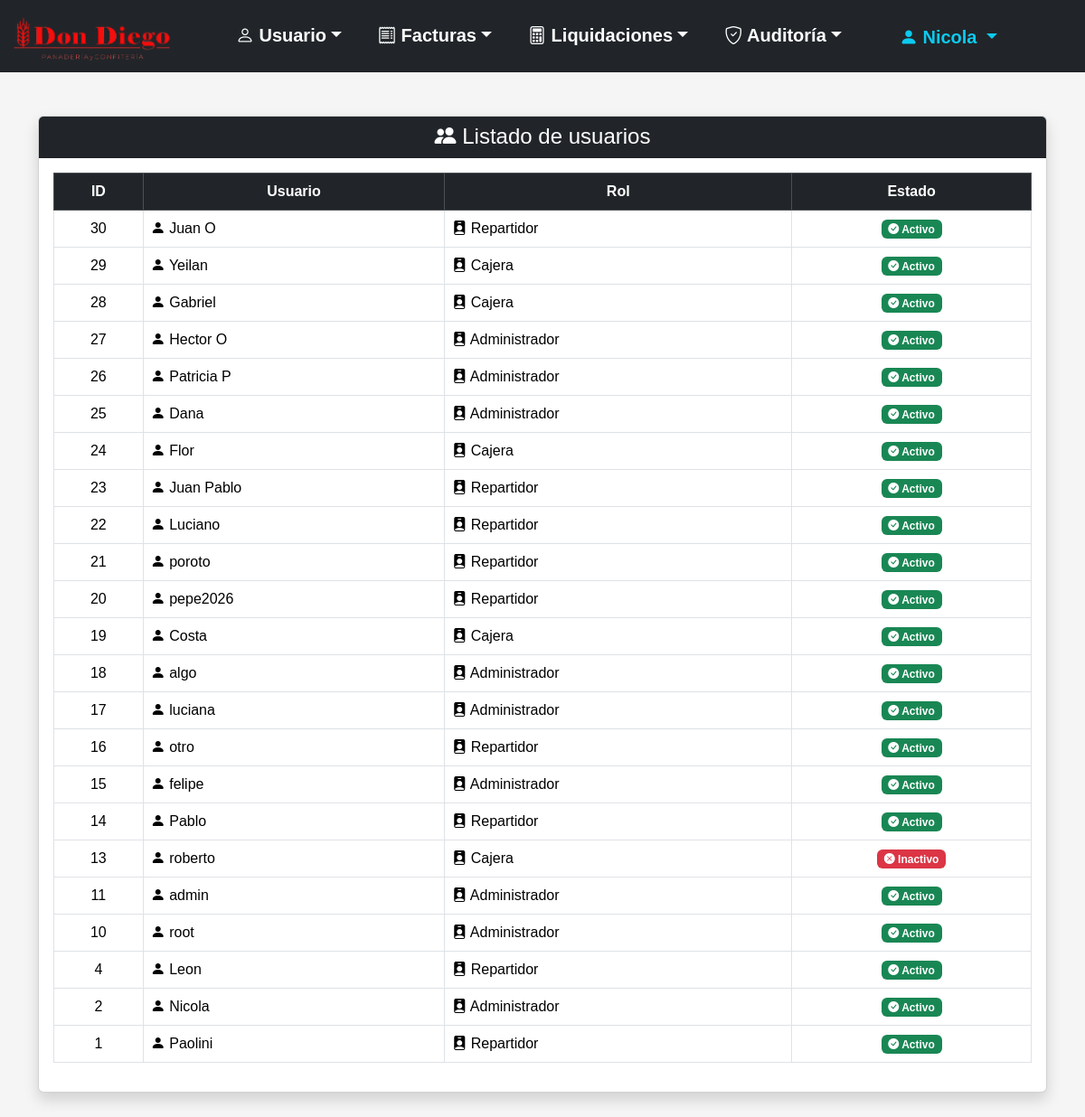
The page /Panaderia-v2/listar_usuario.php (signed in) on the database as committed earlier.
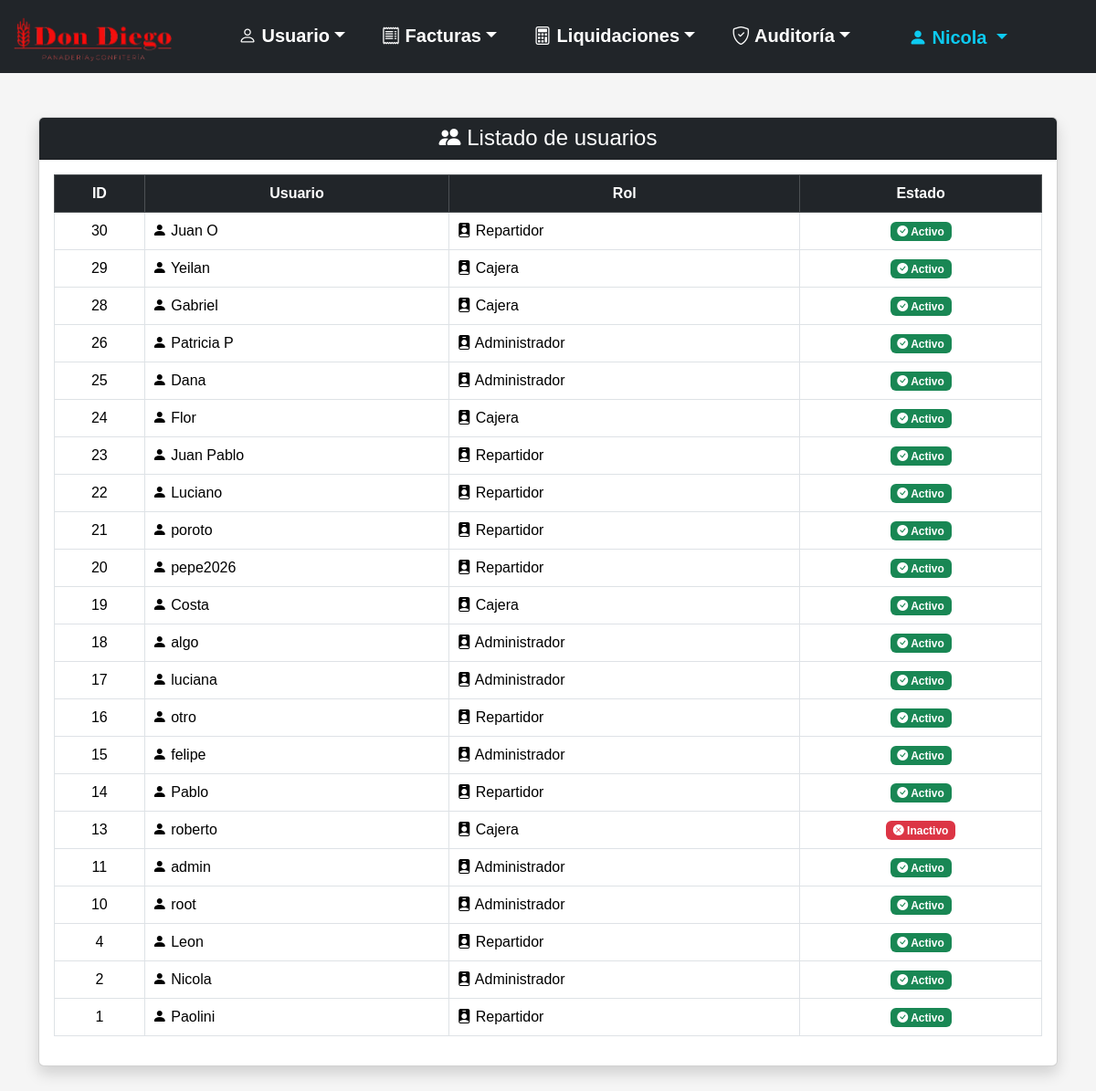
The same page on the database as committed later.
### tables this page shows
CREATE TABLE `usuario` (
  `id` smallint(5) UNSIGNED NOT NULL,
  `usuario` varchar(32) NOT NULL,
  `contrasenia` varchar(255) NOT NULL,
  `activo` tinyint(1) NOT NULL DEFAULT 1,
  `id_ROL` tinyint(3) UNSIGNED NOT NULL
);

CREATE TABLE `rol` (
  `id` tinyint(3) UNSIGNED NOT NULL,
  `nombre` varchar(20) NOT NULL
);

### Panaderia-v2/listar_usuario.php (the view, shortened to what this page needs)
<?php
require_once "conexion.php";
$sql = "SELECT  usuario.id, usuario.usuario, rol.nombre AS rol, usuario.activo
        FROM usuario INNER JOIN rol ON usuario.id_rol = rol.id
        ORDER BY usuario.id DESC";
$stmt = $conexion->prepare($sql);
$stmt->execute();
$usuarios = $stmt->fetchAll(PDO::FETCH_ASSOC);
?>
<!DOCTYPE html>
<html lang="es">
<head>
    <link rel="stylesheet" href="css/bootstrap-5.3.8/css/bootstrap.min.css">
    <link rel="stylesheet" href="imagenes/bootstrap-icons-1.13.1/bootstrap-icons.min.css">
    <link rel="stylesheet" href="css/estilo.css">
</head>
<body>
    <?php require_once "menu.php"; ?>
    <div class="container mt-5">
        <div class="card shadow mb-5">
            <div class="card-header bg-dark text-white text-center">
                <h4 class="mb-0"><i class="bi bi-people-fill"></i> Listado de usuarios</h4>
            </div>
            <div class="card-body">
                <?php if (count($usuarios) > 0): ?>
                    <div class="table-responsive">
                        <table class="table table-bordered table-hover align-middle">
                            <thead class="table-dark text-center">
                                <tr>
                                    <th>ID</th>
                                    <th>Usuario</th>
                                    <th>Rol</th>
                                    <th>Estado</th>
                                </tr>
                            </thead>
                            <tbody>
                                <?php foreach ($usuarios as $usuario): ?>
                                    <tr>
                                        <td class="text-center"><?= htmlspecialchars($usuario["id"]) ?></td>
                                        <td><i class="bi bi-person-fill"></i> <?= htmlspecialchars($usuario["usuario"]) ?></td>
                                        <td><i class="bi bi-person-badge-fill"></i> <?= htmlspecialchars($usuario["rol"]) ?></td>
                                        <td class="text-center">
                                            <?php if ($usuario["activo"] == 1): ?>
                                                <span class="badge bg-success"><i class="bi bi-check-circle-fill"></i> Activo</span>
                                            <?php else: ?>
                                                <span class="badge bg-danger"><i class="bi bi-x-circle-fill"></i> Inactivo</span>
                                            <?php endif; ?>
                                        </td>
                                    </tr>
                                <?php endforeach; ?>
                            </tbody>
                        </table>
                    </div>
                <?php endif; ?>
            </div>
        </div>
    </div>
</body>
</html>

### Panaderia-v2/menu.php (shortened to what this page needs)
<?php
if (isset($_SESSION["id_usuario"])) {
    $sqlUsuario = "SELECT usuario FROM usuario WHERE id = ?";
    $stmtUsuario = $conexion->prepare($sqlUsuario);
    $stmtUsuario->execute([$_SESSION["id_usuario"]]);
    $usuarioLogueado = $stmtUsuario->fetch(PDO::FETCH_ASSOC);
}
?>
<nav class="navbar navbar-expand-lg navbar-dark bg-dark">
    <div class="container-fluid">
        <a class="navbar-brand flex-grow-1" href="https://www.dondiegouy.com/"><img src="imagenes/logo.png" alt="Panaderia" class="d-inline-block align-text-top logo-menu"></a>
        <div class="offcanvas offcanvas-end text-bg-dark" tabindex="-1" id="menuNavegacion" aria-labelledby="menuNavegacionLabel">
            <div class="offcanvas-body justify-content-center">
                <ul class="navbar-nav flex-grow-1 pe-3 gap-4 fs-5">
                    <li class="nav-item dropdown nav-underline">
                        <a class="nav-link dropdown-toggle fw-bold" href="#" role="button" data-bs-toggle="dropdown" aria-expanded="false"><i class="bi bi-person"></i> Usuario</a>
                    </li>
                    <li class="nav-item dropdown nav-underline">
                        <a class="nav-link dropdown-toggle fw-bold" href="#" role="button" data-bs-toggle="dropdown" aria-expanded="false"><i class="bi bi-receipt"></i> Facturas</a>
                    </li>
                    <li class="nav-item dropdown nav-underline">
                        <a class="nav-link dropdown-toggle fw-bold" href="#" role="button" data-bs-toggle="dropdown" aria-expanded="false"><i class="bi bi-calculator"></i> Liquidaciones</a>
                    </li>
                    <li class="nav-item dropdown nav-underline">
                        <a class="nav-link dropdown-toggle fw-bold" href="#" role="button" data-bs-toggle="dropdown" aria-expanded="false"><i class="bi bi-shield-check"></i> Auditoría</a>
                    </li>
                    <li class="nav-item dropdown mt-auto pe-3 fs-5 d-xxl-none">
                       <a class="nav-link dropdown-toggle fw-bold usuario-menu" href="#" role="button" data-bs-toggle="dropdown" aria-expanded="false">
                            <i class="bi bi-person-fill"></i>
                            <?= htmlspecialchars($usuarioLogueado["usuario"]) ?>
                        </a>
                    </li>
                </ul>
            </div>
        </div>
    </div>
</nav>

### Panaderia-v2/css/estilo.css (style rules this page uses)
body { font-family: Arial, sans-serif; background: #f5f5f5; margin: 0; padding: 0; width: 100%; max-width: 100%; overflow-x: hidden; }
.navbar .nav-link, .navbar .navbar-brand { color: white !important; }
.navbar .usuario-menu { color: #0dcaf0 !important; }
.navbar { width: 100%; max-width: 100%; margin: 0; padding-left: 0; padding-right: 0; }
.navbar .container-fluid { width: 100%; max-width: 100%; margin: 0; padding-left: 12px; padding-right: 12px; }
.logo-menu { width: 180px; height: 50px; object-fit: contain; }

Rows that differ between the two databases and show on the page:
removed usuario: id "27", usuario "Hector O", id_ROL.nombre "Administrador", activo 1 (drawn)
